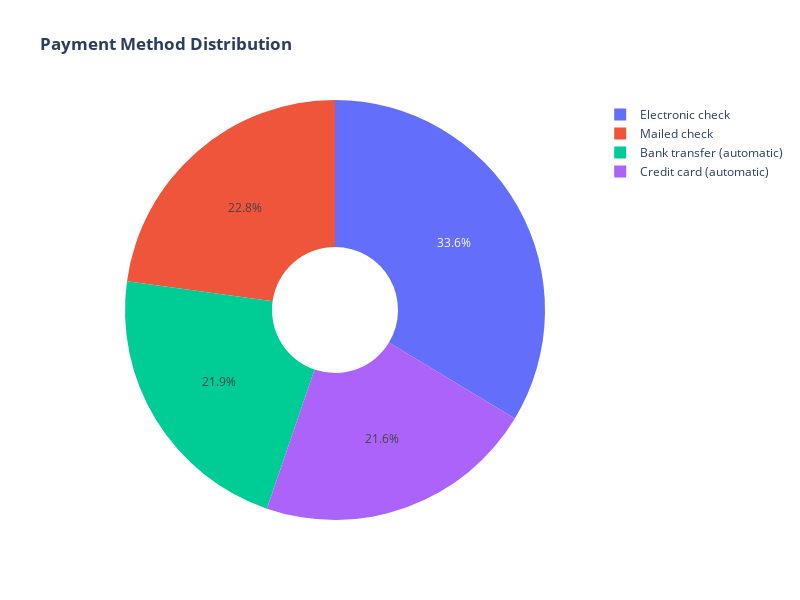

This figure's notebook cell:
### Code cell
labels = df['PaymentMethod'].unique()
values = df['PaymentMethod'].value_counts()

# Creating donut chart to visualize the distribution of Payment Methods
fig = go.Figure(data=[go.Pie(labels=labels, values=values, hole=.3, 
                             marker=dict(colors=['#636EFA', '#EF553B', '#00CC96', '#AB63FA']))])

# Updating the layout
fig.update_layout(
    title_text="<b>Payment Method Distribution</b>",
    width=800,  
    height=600
)

fig.show()

### Figure 1 — Plotly figure (JSON) as saved in the notebook; plotly's stock layout.template omitted (floating-point values rounded to 4 significant figures)
{"data": [{"hole": 0.3, "labels": ["Electronic check", "Mailed check", "Bank transfer (automatic)", "Credit card (automatic)"], "marker": {"colors": ["#636EFA", "#EF553B", "#00CC96", "#AB63FA"]}, "type": "pie", "values": [2365, 1604, 1542, 1521]}], "layout": {"height": 600, "title": {"text": "<b>Payment Method Distribution</b>"}, "width": 800}}
